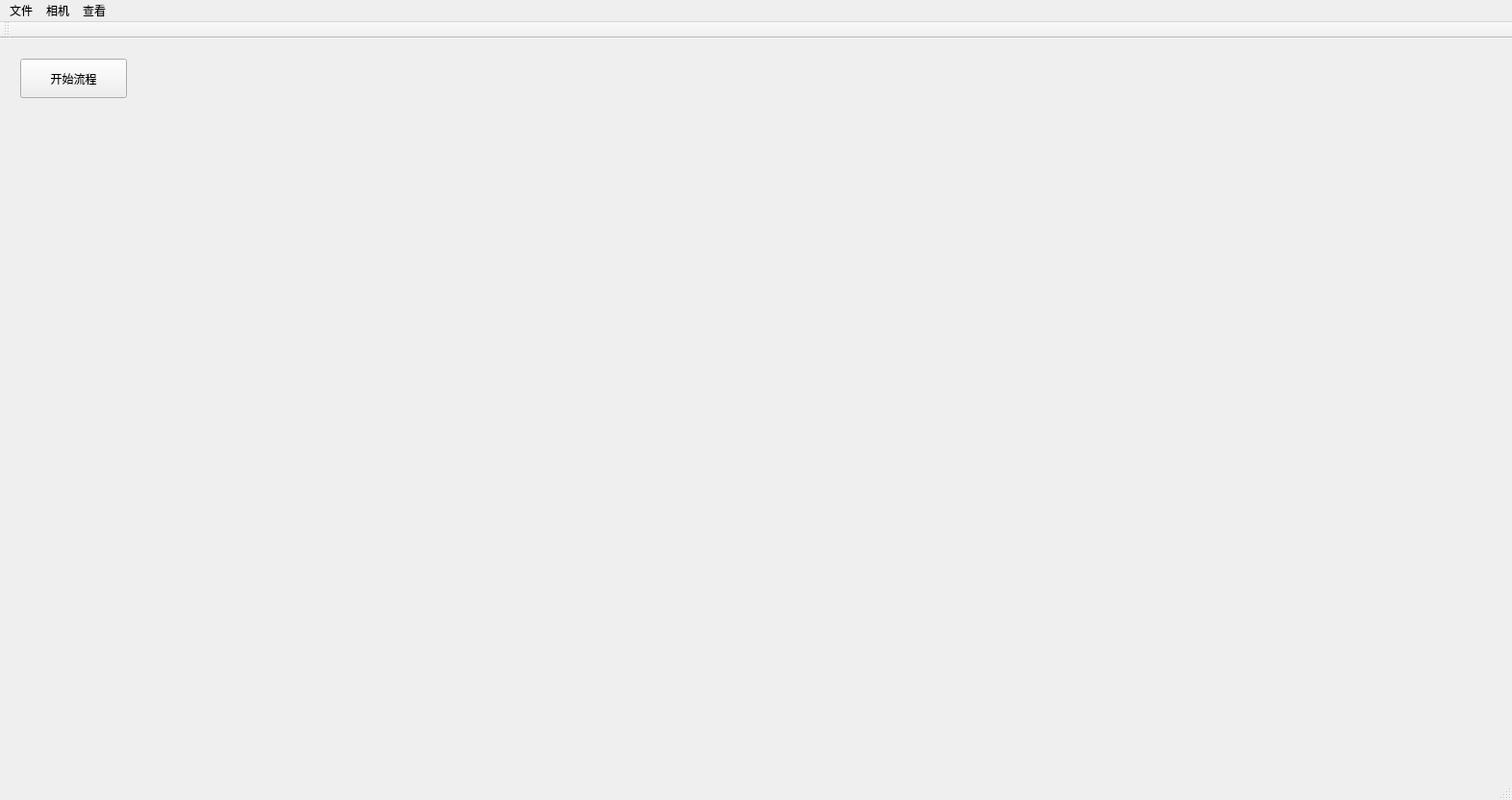
<?xml version="1.0" encoding="UTF-8"?>
<ui version="4.0">
 <class>MainWindowClass</class>
 <widget class="QMainWindow" name="MainWindowClass">
  <property name="geometry">
   <rect>
    <x>0</x>
    <y>0</y>
    <width>1572</width>
    <height>832</height>
   </rect>
  </property>
  <property name="windowTitle">
   <string>MainWindow</string>
  </property>
  <widget class="QWidget" name="centralWidget">
   <layout class="QVBoxLayout" name="verticalLayout" stretch="1,12">
    <item>
     <widget class="QWidget" name="widget" native="true">
      <widget class="QPushButton" name="m_btn_Open">
       <property name="geometry">
        <rect>
         <x>10</x>
         <y>10</y>
         <width>111</width>
         <height>41</height>
        </rect>
       </property>
       <property name="text">
        <string>开始流程</string>
       </property>
      </widget>
     </widget>
    </item>
    <item>
     <widget class="QWidget" name="widget_2" native="true">
      <layout class="QHBoxLayout" name="horizontalLayout" stretch="3,3,6">
       <item>
        <widget class="NodeSelectorWidget" name="nodeSelectorWidget" native="true"/>
       </item>
       <item>
        <widget class="WorkflowTreeWidget" name="workFlowTreeWidget" native="true"/>
       </item>
       <item>
        <widget class="ImageViewWidget" name="imageViewWidget" native="true"/>
       </item>
      </layout>
     </widget>
    </item>
   </layout>
  </widget>
  <widget class="QMenuBar" name="menuBar">
   <property name="geometry">
    <rect>
     <x>0</x>
     <y>0</y>
     <width>1572</width>
     <height>21</height>
    </rect>
   </property>
   <widget class="QMenu" name="menu">
    <property name="title">
     <string>文件</string>
    </property>
   </widget>
   <widget class="QMenu" name="menu_2">
    <property name="title">
     <string>相机</string>
    </property>
   </widget>
   <widget class="QMenu" name="menu_3">
    <property name="title">
     <string>查看</string>
    </property>
   </widget>
   <addaction name="menu"/>
   <addaction name="menu_2"/>
   <addaction name="menu_3"/>
  </widget>
  <widget class="QToolBar" name="mainToolBar">
   <attribute name="toolBarArea">
    <enum>TopToolBarArea</enum>
   </attribute>
   <attribute name="toolBarBreak">
    <bool>false</bool>
   </attribute>
  </widget>
  <widget class="QStatusBar" name="statusBar"/>
 </widget>
 <layoutdefault spacing="6" margin="11"/>
 <customwidgets>
  <customwidget>
   <class>NodeSelectorWidget</class>
   <extends>QWidget</extends>
   <header>nodeselectorwidget.h</header>
   <container>1</container>
  </customwidget>
  <customwidget>
   <class>WorkflowTreeWidget</class>
   <extends>QWidget</extends>
   <header location="global">workflowtreewidget.h</header>
   <container>1</container>
  </customwidget>
   <customwidget>
    <class>ImageViewWidget</class>
    <extends>QWidget</extends>
    <header location="global">imageviewwidget.h</header>
    <container>1</container>
   </customwidget>
  </customwidgets>
 <resources>
  <include location="MainWindow.qrc"/>
 </resources>
 <connections/>
</ui>
